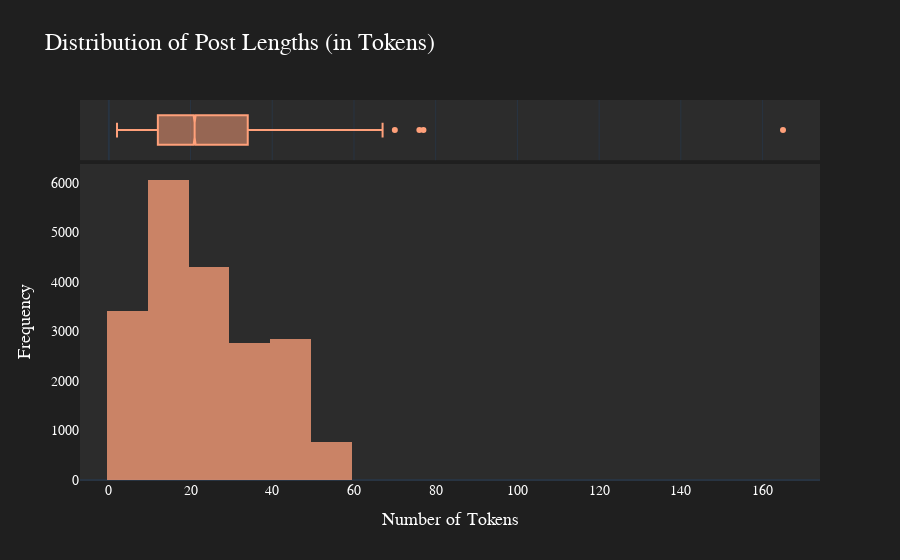

Here is the notebook cell this chart was saved with:
### Code cell
# Calculate the length of each post by counting the tokens
data['post_length'] = data['post_tokens'].str.split().str.len()


# Display basic statistics about post length
print("Basic statistics about post length (in tokens):")
print(data['post_length'].describe())


# Create a histogram to show the distribution of post lengths
fig = px.histogram(
    data, 
    x='post_length', 
    nbins=20, 
    title='Distribution of Post Lengths (in Tokens)', 
    labels={'post_length': 'Number of Tokens'}, 
    template='plotly_dark',
    marginal="box",  # Adding a box plot on top for additional insights
    opacity=0.75,    # Adjusting opacity for better visualization
    color_discrete_sequence=['#FFA07A'],  # Custom color for the bars
)

# Update the layout for better readability
fig.update_layout(
    title_font=dict(size=24, family='Arial, sans-serif', color='#FFFFFF'),
    xaxis_title='Number of Tokens',
    yaxis_title='Frequency',
    xaxis=dict(
        title_font=dict(size=18, family='Arial, sans-serif', color='#FFFFFF'),
        tickfont=dict(size=14, family='Arial, sans-serif', color='#FFFFFF'),
        showgrid=False,  # Removes grid lines for a cleaner look
    ),
    yaxis=dict(
        title_font=dict(size=18, family='Arial, sans-serif', color='#FFFFFF'),
        tickfont=dict(size=14, family='Arial, sans-serif', color='#FFFFFF'),
        showgrid=False,  # Removes grid lines for a cleaner look
    ),
    plot_bgcolor='#2C2C2C',  # Set background color for the plot area
    paper_bgcolor='#1F1F1F',  # Set background color for the entire figure
)

# Display the plot
fig.show()

### Figure 1 — Plotly figure (JSON) as saved in the notebook; plotly's stock layout.template omitted (floating-point values rounded to 4 significant figures; data arrays with more than 128 entries replaced by an {"elided": "..."} marker saying what was removed)
{"data": [{"alignmentgroup": "True", "bingroup": "x", "hovertemplate": "Number of Tokens=%{x}<br>count=%{y}<extra></extra>", "legendgroup": "", "marker": {"color": "#FFA07A", "opacity": 0.75, "pattern": {"shape": ""}}, "name": "", "nbinsx": 20, "offsetgroup": "", "orientation": "v", "showlegend": false, "type": "histogram", "x": {"elided": "20148 int values"}, "xaxis": "x", "yaxis": "y"}, {"alignmentgroup": "True", "hovertemplate": "Number of Tokens=%{x}<extra></extra>", "legendgroup": "", "marker": {"color": "#FFA07A"}, "name": "", "notched": true, "offsetgroup": "", "showlegend": false, "type": "box", "x": {"elided": "20148 int values"}, "xaxis": "x2", "yaxis": "y2"}], "layout": {"barmode": "relative", "legend": {"tracegroupgap": 0}, "paper_bgcolor": "#1F1F1F", "plot_bgcolor": "#2C2C2C", "title": {"font": {"color": "#FFFFFF", "family": "Arial, sans-serif", "size": 24}, "text": "Distribution of Post Lengths (in Tokens)"}, "xaxis": {"anchor": "y", "domain": [0, 1], "showgrid": false, "tickfont": {"color": "#FFFFFF", "family": "Arial, sans-serif", "size": 14}, "title": {"font": {"color": "#FFFFFF", "family": "Arial, sans-serif", "size": 18}, "text": "Number of Tokens"}}, "xaxis2": {"anchor": "y2", "domain": [0, 1], "matches": "x", "showgrid": true, "showticklabels": false}, "yaxis": {"anchor": "x", "domain": [0, 0.8316], "showgrid": false, "tickfont": {"color": "#FFFFFF", "family": "Arial, sans-serif", "size": 14}, "title": {"font": {"color": "#FFFFFF", "family": "Arial, sans-serif", "size": 18}, "text": "Frequency"}}, "yaxis2": {"anchor": "x2", "domain": [0.8416, 1], "matches": "y2", "showgrid": false, "showline": false, "showticklabels": false, "ticks": ""}}}
